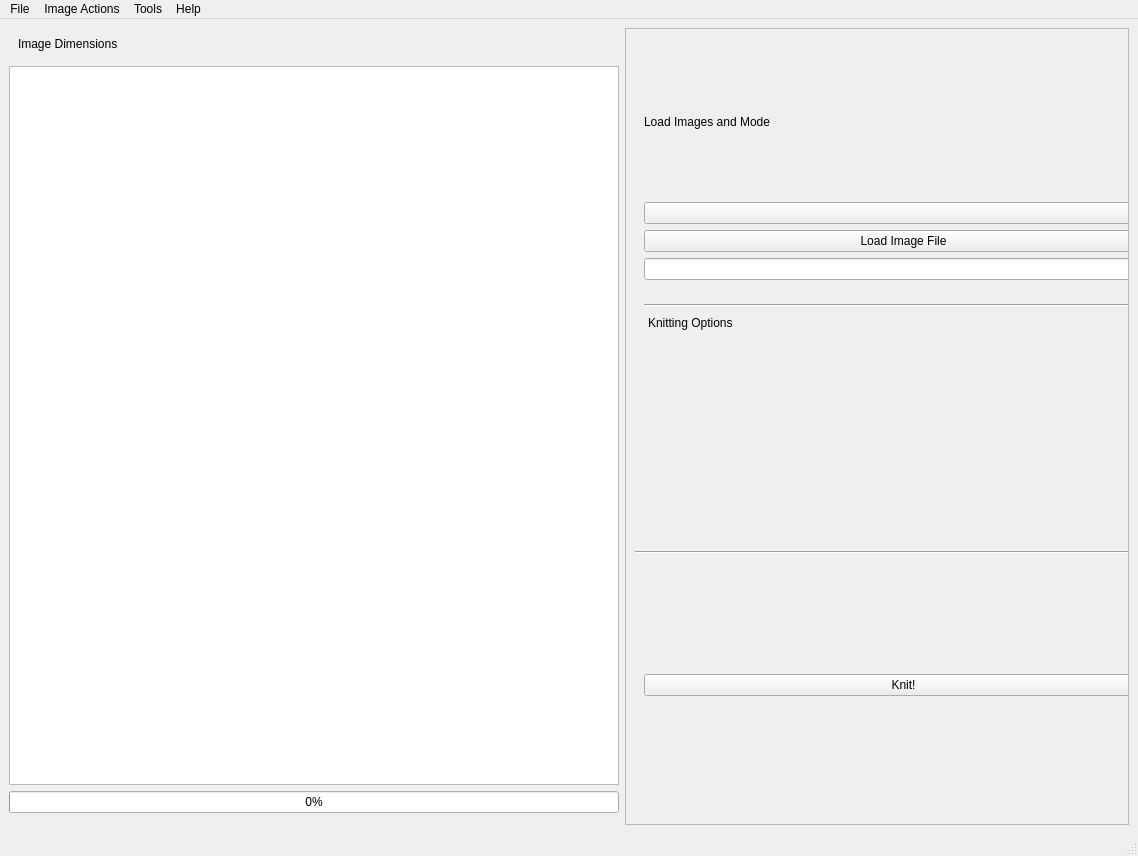
<?xml version="1.0" encoding="UTF-8"?>
<ui version="4.0">
 <class>MainWindow</class>
 <widget class="QMainWindow" name="MainWindow">
  <property name="geometry">
   <rect>
    <x>0</x>
    <y>0</y>
    <width>1138</width>
    <height>856</height>
   </rect>
  </property>
  <property name="windowTitle">
   <string>All Yarns Are Beautiful</string>
  </property>
  <widget class="QWidget" name="centralwidget">
   <layout class="QGridLayout" name="gridLayout">
    <item row="0" column="1" rowspan="3">
     <widget class="QScrollArea" name="assistant_dock">
      <property name="sizePolicy">
       <sizepolicy hsizetype="Preferred" vsizetype="Preferred">
        <horstretch>0</horstretch>
        <verstretch>0</verstretch>
       </sizepolicy>
      </property>
      <property name="windowTitle">
       <string>Asistant</string>
      </property>
      <property name="frameShadow">
       <enum>QFrame::Plain</enum>
      </property>
      <property name="horizontalScrollBarPolicy">
       <enum>Qt::ScrollBarAlwaysOff</enum>
      </property>
      <property name="widgetResizable">
       <bool>false</bool>
      </property>
      <widget class="QWidget" name="dockWidgetContents">
       <property name="geometry">
        <rect>
         <x>0</x>
         <y>0</y>
         <width>555</width>
         <height>791</height>
        </rect>
       </property>
       <layout class="QVBoxLayout" name="verticalLayout_5">
        <item>
         <widget class="QWidget" name="widget" native="true">
          <layout class="QVBoxLayout" name="verticalLayout">
           <item>
            <widget class="QLabel" name="label_3">
             <property name="text">
              <string>Load Images and Mode</string>
             </property>
            </widget>
           </item>
           <item>
            <widget class="QComboBox" name="module_dropdown"/>
           </item>
           <item>
            <widget class="QPushButton" name="load_file_button">
             <property name="text">
              <string>Load Image File</string>
             </property>
            </widget>
           </item>
           <item>
            <widget class="QLineEdit" name="filename_lineedit">
             <property name="text">
              <string notr="true"/>
             </property>
            </widget>
           </item>
          </layout>
         </widget>
        </item>
        <item>
         <widget class="QWidget" name="widget_2" native="true">
          <layout class="QVBoxLayout" name="verticalLayout_2">
           <item>
            <widget class="Line" name="line">
             <property name="orientation">
              <enum>Qt::Horizontal</enum>
             </property>
            </widget>
           </item>
           <item>
            <widget class="QDockWidget" name="knitting_options_dock">
             <property name="sizePolicy">
              <sizepolicy hsizetype="Minimum" vsizetype="Maximum">
               <horstretch>0</horstretch>
               <verstretch>0</verstretch>
              </sizepolicy>
             </property>
             <property name="windowTitle">
              <string>Knitting Options</string>
             </property>
             <widget class="QWidget" name="dockWidgetContents_2"/>
            </widget>
           </item>
          </layout>
         </widget>
        </item>
        <item>
         <widget class="Line" name="line_2">
          <property name="orientation">
           <enum>Qt::Horizontal</enum>
          </property>
         </widget>
        </item>
        <item>
         <widget class="QWidget" name="widget_3" native="true">
          <layout class="QVBoxLayout" name="verticalLayout_3">
           <item>
            <widget class="QPushButton" name="knit_button">
             <property name="text">
              <string>Knit!</string>
             </property>
            </widget>
           </item>
          </layout>
         </widget>
        </item>
       </layout>
      </widget>
     </widget>
    </item>
    <item row="0" column="0">
     <layout class="QVBoxLayout" name="image_side_panel">
      <item>
       <widget class="QWidget" name="widget_6" native="true">
        <layout class="QHBoxLayout" name="horizontalLayout_2">
         <item>
          <widget class="QLabel" name="label_4">
           <property name="text">
            <string>Image Dimensions</string>
           </property>
          </widget>
         </item>
         <item>
          <widget class="QLabel" name="dimensions_label">
           <property name="text">
            <string/>
           </property>
          </widget>
         </item>
        </layout>
       </widget>
      </item>
      <item>
       <widget class="QGraphicsView" name="image_pattern_view"/>
      </item>
      <item>
       <widget class="QProgressBar" name="progressBar">
        <property name="value">
         <number>0</number>
        </property>
       </widget>
      </item>
     </layout>
    </item>
   </layout>
  </widget>
  <widget class="QMenuBar" name="menubar">
   <property name="geometry">
    <rect>
     <x>0</x>
     <y>0</y>
     <width>1138</width>
     <height>23</height>
    </rect>
   </property>
   <widget class="QMenu" name="menuFile">
    <property name="title">
     <string>File</string>
    </property>
    <addaction name="actionQuit"/>
   </widget>
   <widget class="QMenu" name="menuHelp">
    <property name="title">
     <string>Help</string>
    </property>
    <addaction name="actionAbout"/>
   </widget>
   <widget class="QMenu" name="menuTools">
    <property name="title">
     <string>Tools</string>
    </property>
    <addaction name="actionLoad_AYAB_Firmware"/>
   </widget>
   <widget class="QMenu" name="menuImage_Actions">
    <property name="title">
     <string>Image Actions</string>
    </property>
    <addaction name="actionInvert"/>
    <addaction name="separator"/>
    <addaction name="actionVertical_Flip"/>
    <addaction name="actionMirror"/>
    <addaction name="separator"/>
    <addaction name="actionRotate_Left"/>
    <addaction name="actionRotate_Right"/>
    <addaction name="separator"/>
    <addaction name="actionSmart_Resize"/>
   </widget>
   <addaction name="menuFile"/>
   <addaction name="menuImage_Actions"/>
   <addaction name="menuTools"/>
   <addaction name="menuHelp"/>
  </widget>
  <widget class="QStatusBar" name="statusbar"/>
  <action name="actionLoad_AYAB_Firmware">
   <property name="text">
    <string>Load AYAB Firmware</string>
   </property>
  </action>
  <action name="actionQuit">
   <property name="text">
    <string>Quit</string>
   </property>
  </action>
  <action name="actionOpen_Knitting_Project">
   <property name="text">
    <string>Open Knitting Project</string>
   </property>
  </action>
  <action name="actionAbout">
   <property name="text">
    <string>Help - About</string>
   </property>
  </action>
  <action name="actionHelp">
   <property name="text">
    <string>Help</string>
   </property>
  </action>
  <action name="actionInvert">
   <property name="text">
    <string>Invert</string>
   </property>
  </action>
  <action name="actionMirror">
   <property name="text">
    <string>Mirror</string>
   </property>
  </action>
  <action name="actionRotate_Left">
   <property name="text">
    <string>Rotate Left</string>
   </property>
  </action>
  <action name="actionRotate_Right">
   <property name="text">
    <string>Rotate Right</string>
   </property>
  </action>
  <action name="actionSmart_Resize">
   <property name="text">
    <string>Smart Resize</string>
   </property>
  </action>
  <action name="actionVertical_Flip">
   <property name="text">
    <string>Vertical Flip</string>
   </property>
  </action>
 </widget>
 <resources/>
 <connections/>
</ui>
